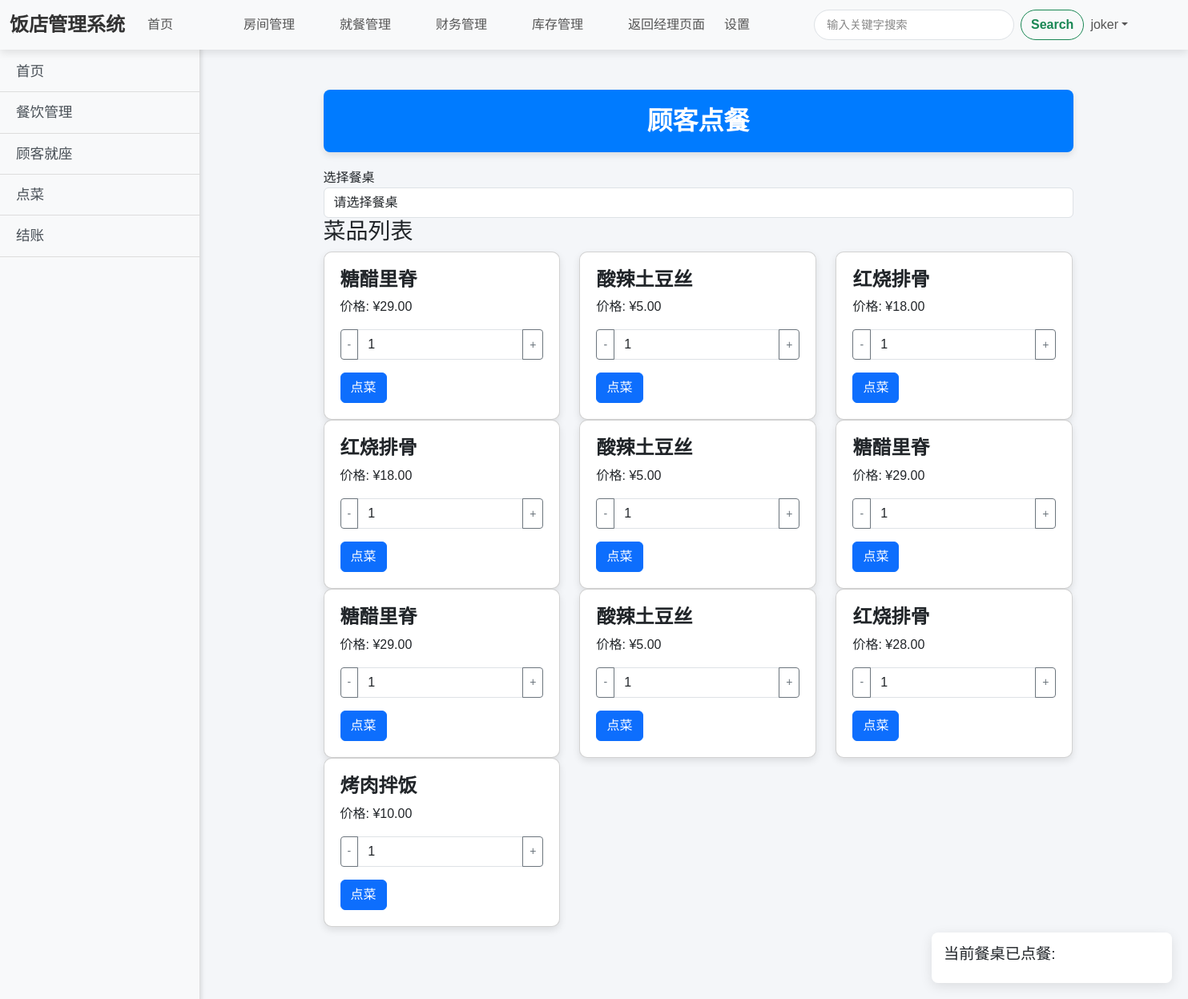
/hotel/dish/ (signed in), run on the app's committed database.
### hotel/models.py (models this page shows, shortened)
class User(AbstractUser):
    ROLE_CHOICES = [
        ('admin', '系统管理员'),
        ('finance', '账务管理人员'),
        ('housing', '住房管理人员'),
        ('catering', '餐饮管理人员'),
        ('inventory', '库存管理人员'),
        ('manager', '总经理'),
    ]
    role = models.CharField(max_length=10, choices=ROLE_CHOICES, default='manager')

class Dish(models.Model):
    name = models.CharField(max_length=255)
    price = models.DecimalField(max_digits=10, decimal_places=2)
    description = models.TextField(null=True, blank=True)

### hotel/views.py (the view)
# urls.py: path('dish/', views.dish, name='dish'),  # 跳转到点餐页面
@login_required
@role_required('manager','catering','admin')  # 只有角色为 housing 的用户才能访问
def dish(request):
    is_manager = request.user.is_staff  # 假设根据 `is_staff` 判断总经理身份
    base_template = 'manage_base.html' if is_manager else 'table_base.html'
    tables = Table.objects.filter(table_status='occupied')  # 只显示已入座的餐桌
    dishes = Dish.objects.all()
    return render(request, 'dish.html', {
        'tables': tables,
        'dishes': dishes,'base_template': base_template
    })

### hotel/views.py (called while the page is built)
def role_required(*roles):
    def decorator(view_func):
        @wraps(view_func)
        def _wrapped_view(request, *args, **kwargs):
            if not request.user.is_authenticated:
                messages.error(request, "请先登录。")
                return redirect('login')  # 如果未登录，重定向到登录页面
            if not any(role == request.user.role for role in roles):
                messages.error(request, f"您无权访问此页面，您需要具有以下身份之一：{', '.join(roles)}。")
                return redirect('login')  # 重定向到登录页面
            return view_func(request, *args, **kwargs)
        return _wrapped_view
    return decorator

### hotel/templates/dish.html (shortened to what this page needs)
{% extends base_template %}
{% block content %}
    <div class="container-fluid">
        <div class="sidebar">
            <h4 class="text-center">功能菜单</h4>
            <a href="{% url 'login' %}">首页</a>
            <a href="{% url 'catering_dashboard' %}">餐饮管理</a>
            <a href="{% url 'customer_seat' %}">顾客就座</a>
            <a href="{% url 'dish' %}">点菜</a>
            <a href="{% url 'bills_view' %}">结账</a>
        </div>
        <div class="content">
              <div class="page-header">
           顾客点餐
        </div>
            <div class="form-group">
                <label for="table_number">选择餐桌</label>
                <select id="table_number" class="form-control" onchange="onTableChange()">
                    <option value="">请选择餐桌</option>
                </select>
            </div>
            <h3>菜品列表</h3>
            <div class="row">
                {% for dish in dishes %}
                    <div class="col-md-4">
                        <div class="card">
                            <div class="card-body">
                                <h5 class="card-title">{{ dish.name }}</h5>
                                <p class="card-text">价格: ¥{{ dish.price }}</p>
                                <div class="input-group mb-3">
                                    <button class="btn btn-outline-secondary btn-sm" type="button" id="decrease-{{ dish.id }}">-</button>
                                    <input type="number" id="quantity-{{ dish.id }}" class="form-control" value="1" min="1">
                                    <button class="btn btn-outline-secondary btn-sm" type="button" id="increase-{{ dish.id }}">+</button>
                                </div>
                                <button class="btn btn-primary add-to-order" data-dish-id="{{ dish.id }}">点菜</button>
                            </div>
                        </div>
                    </div>
                {% endfor %}
            </div>
        </div>
    </div>
    <div id="order-summary">
        <h4>当前餐桌已点餐:</h4>
    </div>
{% endblock %}

### templates/manage_base.html (shortened to what this page needs)
<!doctype html>
<html lang="en">
<head>
    <link href="https://cdn.jsdelivr.net/npm/bootstrap@5.3.2/dist/css/bootstrap.min.css" rel="stylesheet"
>
</head>
<body>
<nav class="navbar navbar-expand-lg bg-body-tertiary sticky-top">
    <div class="container-fluid">
        <a class="navbar-brand" href="{% url 'home' %}">饭店管理系统</a>
        <div class="collapse navbar-collapse" id="navbarSupportedContent">
            <ul class="navbar-nav me-auto mb-2 mb-lg-0">
                <li class="nav-item">
                    <a class="nav-link" href="{% url 'home' %}">首页</a>
                </li>
                <li class="nav-item">
                    <a class="nav-link" href="{% url 'housing_dashboard' %}">房间管理</a>
                </li>
                <li class="nav-item">
                    <a class="nav-link" href="{% url 'catering_dashboard' %}">就餐管理</a>
                </li>
                <li class="nav-item">
                    <a class="nav-link" href="{% url 'finance_dashboard' %}">财务管理</a>
                </li>
                <li class="nav-item">
                    <a class="nav-link" href="{% url 'inventory_dashboard' %}">库存管理</a>
                </li>
                <li class="nav-item">
                    <a class="nav-link" href="{% url 'manager_dashboard' %}">返回经理页面</a>
                </li>
                <li class="nav-item">
                    <a class="nav-link" href="#">设置</a>
                </li>
            </ul>
            <div>
                <form class="d-flex" role="search" method="get" action="">
                    <input class="form-control me-2 search-form" type="search" name="q" placeholder="输入关键字搜索"
                           aria-label="Search">
                    <button class="btn btn-outline-success" type="submit">Search</button>
                </form>
            </div>
            <ul class="navbar-nav ms-auto mb-2 mb-lg-0">
                {% if request.user.is_authenticated %}
                    <li class="nav-item dropdown">
                        <a href="#" class="nav-link dropdown-toggle" role="button" data-bs-toggle="dropdown"
                           aria-expanded="false">{{ request.user.username }}</a>
                    </li>
                {% else %}
                    <li class="nav-item">
                        <a class="nav-link" href="{% url 'login' %}">登录/注册</a>
                    </li>
                {% endif %}
            </ul>
        </div>
    </div>
</nav>
<div class="container">
    {% block content %}{% endblock %}
</div>
<div class="container">
</div>
</body>
</html>

### templates/manage_base.html (style rules this page uses)
body { font-family: 'Arial', sans-serif; background-color: #f4f6f9; margin: 0; padding: 0; }
.navbar { background-color: #ffffff; box-shadow: 0 4px 10px rgba(0, 0, 0, 0.1); transition: background-color 0.3s ease; }
.sticky-top { z-index: 1000; }
.navbar-brand { color: #333 !important; font-weight: bold; font-size: 1.5rem; }
.nav-item .nav-link { color: #555; padding: 10px 15px; border-radius: 5px; transition: background-color 0.3s ease, color 0.3s ease; }
.navbar-nav { display: flex; justify-content: space-between; width: 100%; }
.nav-item .nav-link { padding: 10px 20px; width: 120px; }
.navbar-brand { margin-right: 20px; }
.navbar-nav { align-items: center; }
.search-form { width: 300px; border-radius: 20px; padding-left: 15px; }
.search-form::placeholder { color: #888; font-size: 0.9rem; }
.search-form { width: 250px; margin-right: 55px; }
.btn-outline-success { border-radius: 20px; font-weight: bold; transition: background-color 0.3s ease; }
.navbar-nav.ms-auto { margin-left: auto; }
.container { padding: 20px; }

### hotel/templates/dish.html (style rules this page uses)
.sidebar { position: fixed; top: 0; left: 0; height: 100%; width: 250px; margin-top: 5px; background-color: #f8f9fa; border-right: 1px solid #ddd; box-shadow: 2px 0 5px rgba(0, 0, 0, 0.1); }
.sidebar h4 { color: #495057; margin-bottom: 30px; font-size: 1.5rem; text-align: center; }
.sidebar a { display: block; padding: 12px 20px; color: #495057; text-decoration: none; font-size: 1.1rem; border-bottom: 1px solid #ddd; transition: background-color 0.3s; }
.content { margin-left: 260px; padding: 30px; }
.page-header { background-color: #007bff; color: white; padding: 15px; border-radius: 8px; box-shadow: 0 4px 8px rgba(0, 0, 0, 0.1); margin-bottom: 20px; font-size: 2rem; font-weight: bold; text-align: center; }
.card { box-shadow: 0 4px 10px rgba(0, 0, 0, 0.1); transition: transform 0.3s ease, box-shadow 0.3s ease; border-radius: 10px; }
.card-body { padding: 20px; }
.card-title { font-size: 1.5rem; font-weight: bold; }
.card-text { font-size: 1rem; }
#order-summary { position: fixed; bottom: 20px; right: 20px; width: 300px; background-color: #ffffff; padding: 15px; border-radius: 8px; box-shadow: 0 4px 15px rgba(0, 0, 0, 0.1); max-height: 400px; overflow-y: auto; z-index: 10; }
#order-summary h4 { font-size: 1.2rem; margin-bottom: 10px; }

### data on the page
User: user.username "joker"
Dish: name "糖醋里脊", price "29.00", id "1"
Dish: name "酸辣土豆丝", price "5.00"
Dish: name "红烧排骨", price "18.00"
Dish: name "红烧排骨", price "18.00"
Dish: name "酸辣土豆丝", price "5.00"
Dish: name "糖醋里脊", price "29.00"
Dish: name "糖醋里脊", price "29.00"
Dish: name "酸辣土豆丝", price "5.00"
Dish: name "红烧排骨", price "28.00"
Dish: name "烤肉拌饭", price "10.00"
